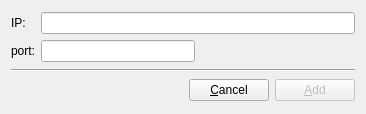
<?xml version="1.0" encoding="UTF-8"?>
<ui version="4.0">
 <class>DialogEditHost</class>
 <widget class="QDialog" name="DialogEditHost">
  <property name="geometry">
   <rect>
    <x>0</x>
    <y>0</y>
    <width>366</width>
    <height>114</height>
   </rect>
  </property>
  <property name="windowTitle">
   <string>Edit Host</string>
  </property>
  <property name="modal">
   <bool>false</bool>
  </property>
  <layout class="QVBoxLayout" name="verticalLayout">
   <item>
    <layout class="QGridLayout" name="gridLayout">
     <item row="0" column="0">
      <widget class="QLabel" name="label">
       <property name="text">
        <string>IP:</string>
       </property>
      </widget>
     </item>
     <item row="0" column="1" colspan="2">
      <widget class="QLineEdit" name="lineEditAddress"/>
     </item>
     <item row="1" column="0">
      <widget class="QLabel" name="label_2">
       <property name="text">
        <string>port:</string>
       </property>
      </widget>
     </item>
     <item row="1" column="1">
      <widget class="QLineEdit" name="lineEditPort"/>
     </item>
     <item row="1" column="2">
      <spacer name="horizontalSpacer_4">
       <property name="orientation">
        <enum>Qt::Horizontal</enum>
       </property>
       <property name="sizeHint" stdset="0">
        <size>
         <width>40</width>
         <height>20</height>
        </size>
       </property>
      </spacer>
     </item>
    </layout>
   </item>
   <item>
    <widget class="Line" name="line_2">
     <property name="orientation">
      <enum>Qt::Horizontal</enum>
     </property>
    </widget>
   </item>
   <item>
    <layout class="QHBoxLayout" name="horizontalLayout_2">
     <item>
      <spacer name="horizontalSpacer">
       <property name="orientation">
        <enum>Qt::Horizontal</enum>
       </property>
       <property name="sizeHint" stdset="0">
        <size>
         <width>40</width>
         <height>20</height>
        </size>
       </property>
      </spacer>
     </item>
     <item>
      <widget class="QPushButton" name="pushButtonCancel">
       <property name="text">
        <string>&amp;Cancel</string>
       </property>
       <property name="default">
        <bool>false</bool>
       </property>
      </widget>
     </item>
     <item>
      <widget class="QPushButton" name="pushButtonAdd">
       <property name="enabled">
        <bool>false</bool>
       </property>
       <property name="text">
        <string>&amp;Add</string>
       </property>
       <property name="default">
        <bool>true</bool>
       </property>
      </widget>
     </item>
    </layout>
   </item>
  </layout>
 </widget>
 <resources/>
 <connections>
  <connection>
   <sender>pushButtonCancel</sender>
   <signal>clicked()</signal>
   <receiver>DialogEditHost</receiver>
   <slot>reject()</slot>
   <hints>
    <hint type="sourcelabel">
     <x>395</x>
     <y>124</y>
    </hint>
    <hint type="destinationlabel">
     <x>278</x>
     <y>119</y>
    </hint>
   </hints>
  </connection>
  <connection>
   <sender>pushButtonAdd</sender>
   <signal>clicked()</signal>
   <receiver>DialogEditHost</receiver>
   <slot>accept()</slot>
   <hints>
    <hint type="sourcelabel">
     <x>481</x>
     <y>120</y>
    </hint>
    <hint type="destinationlabel">
     <x>197</x>
     <y>106</y>
    </hint>
   </hints>
  </connection>
 </connections>
</ui>
